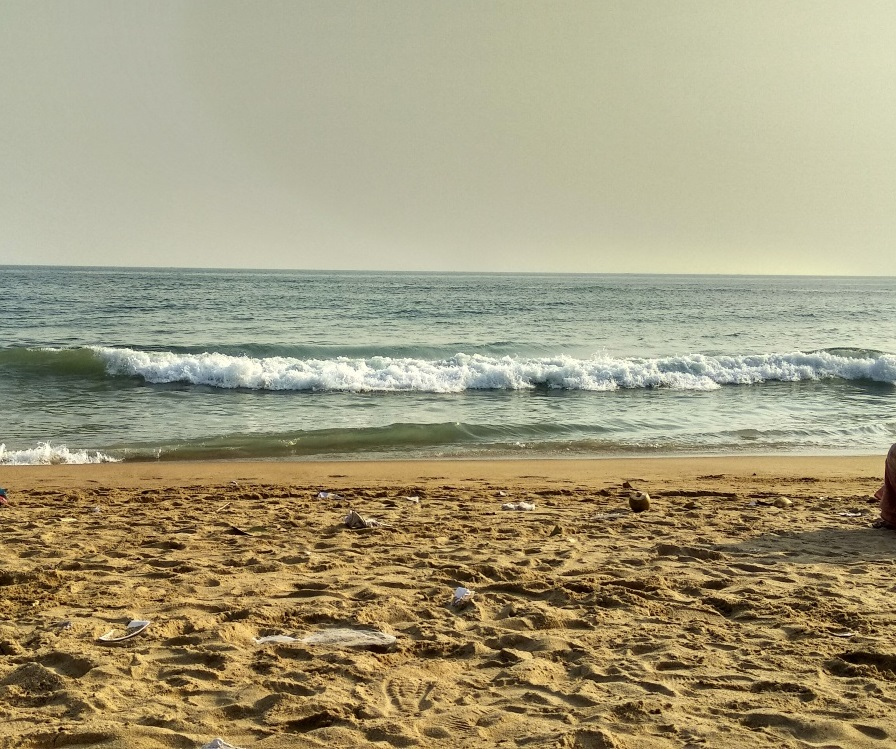
#> input picture prac2/sea.png, 896 x 749 px
$ python 4.1.py
#> lines starting #> are read from the running program, lines starting #| are printed output that depends on the picture
import cv2
import numpy as np
import matplotlib.pyplot as plt
src = cv2.imread('sea.png')
#> src is the input picture: shape (749, 896, 3); mean B, G, R 124.9, 155.8, 163.5
dst = cv2.resize(src, (256, 256), interpolation=cv2.INTER_CUBIC)
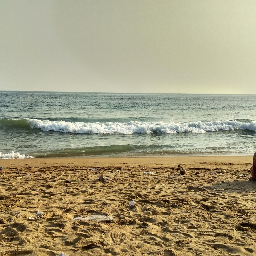
#> dst: shape (256, 256, 3); mean B, G, R 124.9, 155.8, 163.5
cv2.imshow('Imagen original', src)
cv2.imshow('Imagen escalada', dst)
cv2.waitKey(0)
cv2.destroyAllWindows()

plt.subplot(121),plt.imshow(src),plt.title('Input') # Visualización en matpolotlib.pyplot
plt.subplot(122),plt.imshow(dst),plt.title('Output')
plt.show()
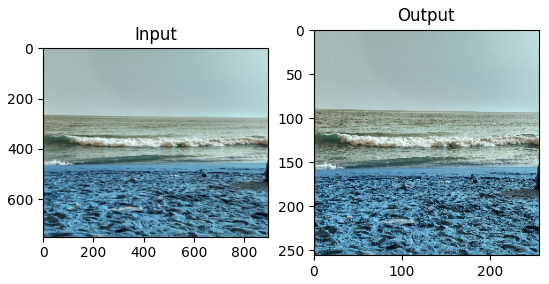
#> figure drawn by matplotlib, 2 panels; B, G, R data is drawn as R, G, B

$ run again, with prac2/TORREDELMAR.jpg saved as prac2/sea.png
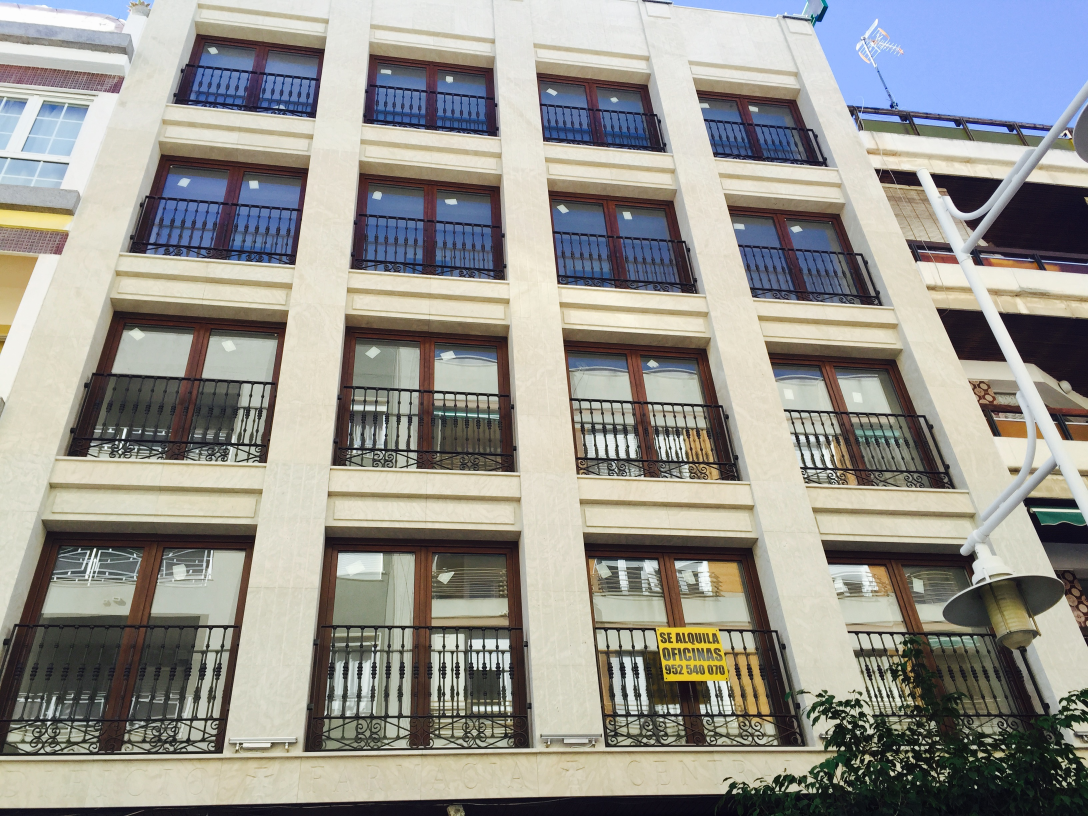
#> input picture prac2/TORREDELMAR.jpg, 3264 x 2448 px (shown at 1/3 size)
#> src is the input picture: shape (2448, 3264, 3); mean B, G, R 142.5, 148.7, 150.2
#> `dst = cv2.resize(src, (256, 256), interpolation=cv2.INTER_CUBIC)`:
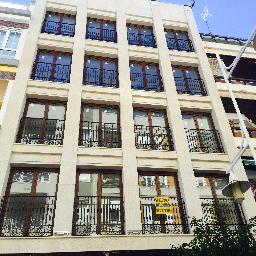
#> dst: shape (256, 256, 3); mean B, G, R 142.5, 148.6, 150.2
#> `plt.show()`:
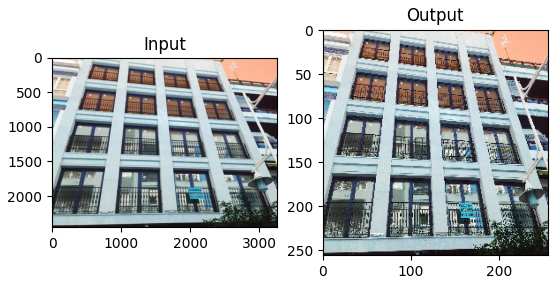
#> figure drawn by matplotlib, 2 panels; B, G, R data is drawn as R, G, B
